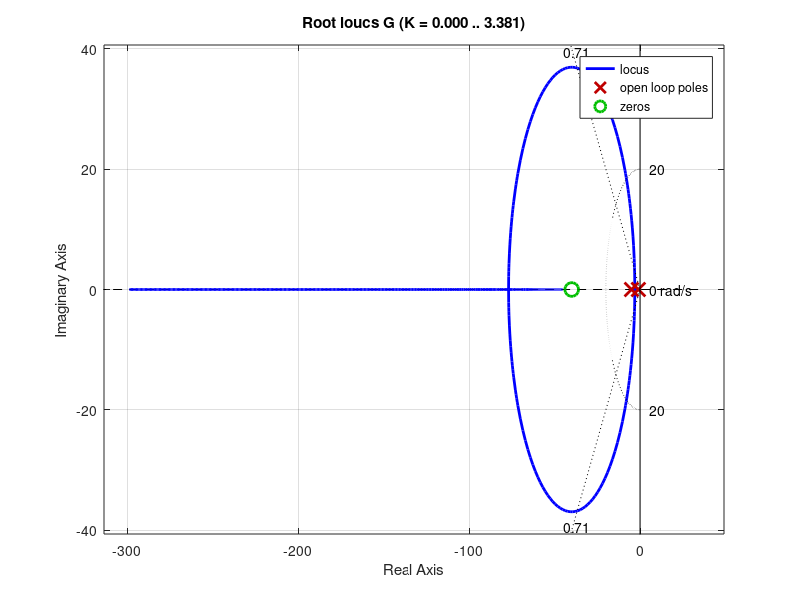

MATLAB code to generate this figure:
%Unidad 4 Ejercicio 19
pkg load control
clc; clear all; close all;

s = tf('s');
psita = sqrt((log(0.04)^2)/(pi^2+log(0.04)^2))
G = (100*(s+40))/((s+1)*(s+5))
%H = 1
H = 1/(s+20) 
rlocus(G)
sgrid(0.707, [20])

s1 = -37.8+36.8i
k1 = 1/abs((100*(s1+40))/((s1+1)*(s1+5)))

s2 = -2.8+2.7i
k2 = 1/abs(((100*(s2+40))/((s2+1)*(s2+5)))*1/(s2+20))

%step(feedback(G,1),feedback(G,H))
%step(feedback(k1*G,1),feedback(k2*G,H))